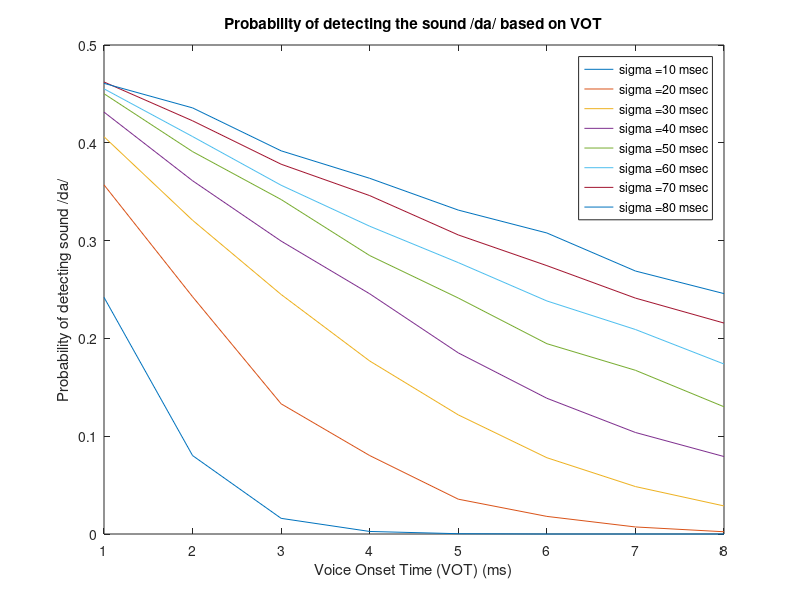
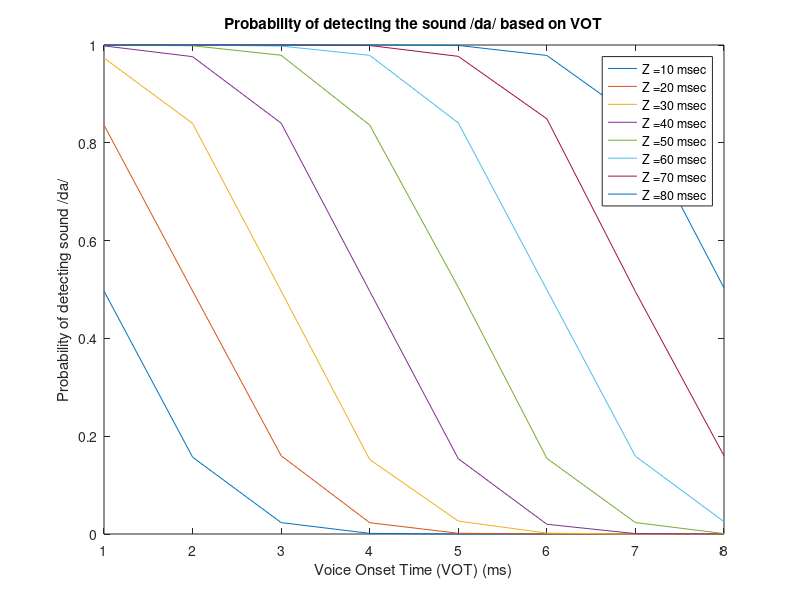

Here is the MATLAB script that generated these plots, in order:
N = 10000;
figure (1)
clf
for i=1:8
    for j=1:8
        for n=1:N
            a = randn*(i*10);
            b = randn*(i*10) + (j*10);
            da(i,j,n) = b <= a;
        end
        leg{j} = strcat('sigma = ', num2str(j*10), ' msec');
        avg(j) = sum(da(i,j,:))/N;
    end
    plot(1:8, avg)
    hold on
end
legend(leg); ylabel('Probability of detecting sound /da/'); xlabel('Voice Onset Time (VOT) (ms)')
title('Probability of detecting the sound /da/ based on VOT');


figure (2)
clf
for i=1:8
    Z = i * 10;
    for j=1:8
        for n=1:N
            b = randn*(10) + (j*10);
            da2(i,j,n) = b <= Z;
        end
        leg{j} = strcat('Z = ', num2str(j*10), ' msec');
        avg(j) = sum(da2(i,j,:))/N;
    end
    plot(1:8, avg)
    hold on
end
legend(leg); ylabel('Probability of detecting sound /da/'); xlabel('Voice Onset Time (VOT) (ms)')
title('Probability of detecting the sound /da/ based on VOT');